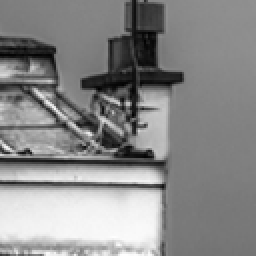
#> input picture NLMeanNotebook/toit.PNG, 128 x 128 px (shown 2 times larger)
$ jupyter execute NL_Means_one_cell.ipynb   (shell and % lines are left out)
#> lines starting #> are read from the running program, lines starting #| are printed output that depends on the picture
[cell 1]
from __future__ import division
from  imageio import imwrite
%pylab inline
import numpy as np
import scipy as sp
import scipy.fftpack as ft

size_R_patch = 10
half_taille_patch = 3
Dim_PCA = np.round(0.5*half_taille_patch*half_taille_patch)
COEF_k = 0.4
# load an image
import imageio as imio
colored_image = imio.imread('toit.PNG')
#> colored_image is the input picture: shape (128, 128, 3); min 1, max 254, mean 136.9
n = colored_image.shape[0] - 1
#> n = 127
n = 128
image = np.sum(colored_image * [0.21, 0.72 ,0.07],axis=-1)
cropped = image
image0 = np.copy(image)
def snr(x, y): # signal noise ratio
    s =  np.linalg.norm(x - y)
    if s == 0:
        return "Equal inputs"
    return 20 * np.log10(np.linalg.norm(x) / s)

def clamp0(x):
    temp = 255 * (x > 255) + x * (x < 255)
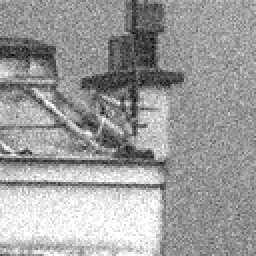
#> temp: shape (128, 128) float64 (shown 2 times larger); min -55.13, max 255, mean 136.5; drawn with min black and max white
    return temp * (x > 0)
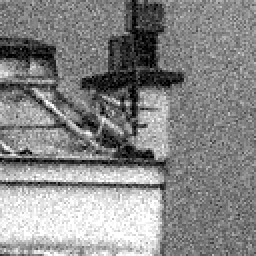
#> returned value: shape (128, 128) float64 (shown 2 times larger); min 0, max 255, mean 136.6

def clamp(x, a, b):
    temp = b *(x > b) + x * (x < b)
    result = temp * (temp > a) + a * (x < a)
    return result

def GaussianNoise(image, sigma):
    return clamp0(image + sigma * np.random.randn(image.shape[0], image.shape[1]))

def SaltNoise(image, sigma):
    return clamp0(image + sigma * (np.random.randn(image.shape[0], image.shape[1]) > 0))
#> in clamp0 (call 2), `temp = 255 * (x > 255) + x * (x < 255)`:
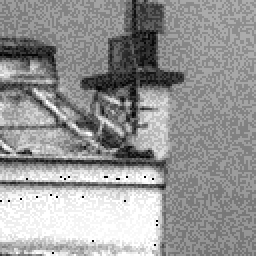
#> temp: shape (128, 128) float64 (shown 2 times larger); min 0, max 255, mean 150.8
sigma = 20.0
noisy_image = clamp0(image + sigma * np.random.randn(image.shape[0], image.shape[1]))
noisy_salt = clamp0(image + SaltNoise(image, 30))
#> in clamp0 (call 3), `temp = 255 * (x > 255) + x * (x < 255)`:
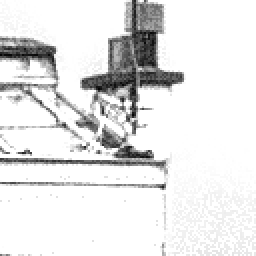
#> temp: shape (128, 128) float64 (shown 2 times larger); min 2, max 255, mean 229.5

#taille_patch = 2 * half_taille_patch + 1
snr_result=[0]*10
count = 0
half_taille_patch = 0
for i in range (0,10):
    half_taille_patch = half_taille_patch+1
    taille_patch = 2 * half_taille_patch + 1
    Dim_PCA = np.round(0.5*taille_patch*taille_patch)
    print(taille_patch)
    print(Dim_PCA)
    [X, Y, dX, dY] = np.meshgrid(np.arange(1, n + 1), np.arange(1, n + 1), np.arange(-half_taille_patch, half_taille_patch + 1), np.arange(-half_taille_patch, half_taille_patch + 1))
    X = X + dX # x coordinate
    Y = Y + dY # y coordinate
    # hereafter we deal with the boundaries.
    X[X < 1] = 2 - X[X < 1] #miroir sur X[i<0]
    Y[Y < 1] = 2 - Y[Y < 1] #miroir sur Y[i<10]
    X[X > n] = 2 * n - X[X > n] #miroir sur X[i>n]
    Y[Y > n] = 2 * n - Y[Y > n] #miroir sur X[i>n]
    I = (X-1) + (Y-1)*n
    for i in range(n//half_taille_patch): # // division entière
        for j in range(n//half_taille_patch):
            I[i,j] = np.transpose(I[i,j])
            #print(I[i,j],"\n")
    patch = lambda f: np.ravel(f)[I] #ravel: concatenation
    P = patch(noisy_image)
    #P = patch(image )
    # on applique la décomposition par patch I à l'image qui est d'abord concaténé.
    nb_x = image.shape[0]
    nb_y = image.shape[1]

    dimension = int(Dim_PCA)
    # a reshape function
    resh = lambda P: np.transpose((np.reshape(P, (n*n,taille_patch**2), order="F")))
    # remove mean is a preparation for PCA.
    remove_mean = lambda Q: Q - np.tile(np.mean(Q,0),(taille_patch**2,1))
    # np.tile :Construct an array by repeating A the number of times given by reps.
    # np.mean(Q,axis=0) axis==0 -> a = np.array([[1, 2], [3, 4]]) -> array([2., 3.])
    #                   axis==1 -> array([1.5, 3.5])
    P1 = remove_mean(resh(P)) # P = patch(image)
    C = np.dot(P1,np.transpose(P1))
    [D,V] = np.linalg.eig(C)
    # the array D is the list of eigenvalues and the arry V is the corresponding eigenvectors.
    # We then sort the values in decreasing order and reindex the corresponding eigenvectors.
    D = np.sort(D)[::-1] #eingenvalues sorted
    I = np.argsort(D)[::-1] # argosort renvoie la position des egeinvalue sorted
    V = V[I,:] # renvoie les eigein vecteur en fonction de la valeur décroissante des eigeinvalue
    # L = range(10)
    #L[::-1] -> [9, 8, 7, 6, 5, 4, 3, 2, 1, 0]
    iresh = lambda Q: np.reshape(np.transpose(Q),(n,n,dimension),order="F")
    H = iresh(np.dot(np.transpose(V[: ,:dimension]),remove_mean(resh(P)))) #pscalair V et P reshape
    f = size_R_patch
    selection = lambda i: np.array((clamp(np.arange(i[0]-f,i[0] + f + 1), 0, n-1), clamp(np.arange(i[1]-f,i[1] + f + 1), 0, n-1)))
    # on vient regarder non plus toute l'image mais une range de -f à f dans laquel on regarde les patchs
    # sinon sur toute l'image la complexité est trop importante
    def distance_0(i,sel):
        H1 = (H[sel[0],:,:])
        H2 = (H1[:,sel[1],:])
        return np.sum((H2 - np.tile(H[i[0],i[1],:],(len(sel[0]),len(sel[1]),1)))**2,2)/(taille_patch**2)

    #   b = np.array([[1, 2], [3, 4]])
    #   np.tile(b, 2)
    #   array([[1, 2, 1, 2],
    #          [3, 4, 3, 4]])

    normalize = lambda K: K/np.sum(K)
    distance = lambda i: distance_0(i, selection(i))
    kernel = lambda i, tau: normalize(np.exp(-distance(i)/ (2*tau**2)))
    tau = 10
    i = [85,40]
    D = distance(i)
    K = kernel(i, tau)
    def NLval_0(K,sel):
        f_temp = noisy_image[sel[0],:]
        return np.sum(K*f_temp[:, sel[1]]) #mutltiplication kernel * noisy image

    NLval = lambda i, tau: NLval_0(kernel(i, tau), selection(i))
    [Y, X] = np.meshgrid(np.arange(0,n),np.arange(0,n)) #rappel n = 128 taille de l'image
    #print(X) #0- 128 sur 128 collone / Y 0-128 sur 128 ligne
    #meshgrid permet de construire des matrices ou tableau 2D a partir de range
    def arrayfun(img,X,Y):
        n = len(X)
        p = len(Y)
        R = np.zeros([n,p])
        for k in range(n):
            for l in range(p):
                R[k,l] = img(k,l)
        return R

    NLmeans = lambda tau: arrayfun(lambda i1, i2: NLval([i1,i2], tau), X, Y)
    tau=7
    imgdenoised = NLmeans(tau)
    snr_= snr(image,imgdenoised)
    snr_result[count]=snr_
    count = count + 1
    print("snr(image,imgdenoised) (i =",i,"): " ,snr_)


print("===========================================")
print(snr_result)
